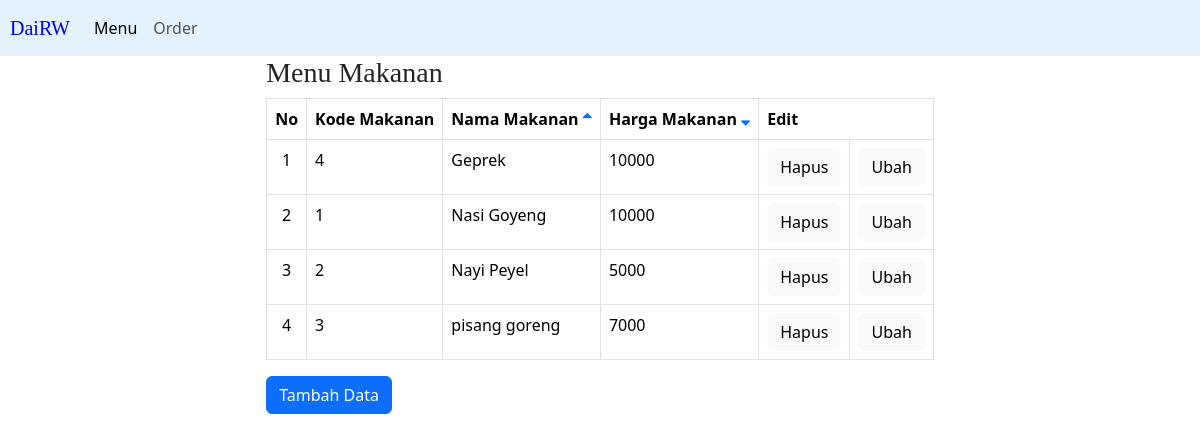
Page /menu.php?sort=ascM on the committed database.
### tables this page shows
CREATE TABLE `menu` (
  `id_makanan` int(30) NOT NULL,
  `nama_makanan` varchar(30) NOT NULL,
  `harga` int(10) NOT NULL
);

### menu.php (the view, shortened to what this page needs)
<?php
include "koneksi.inc";
$data = mysqli_query($koneksi,"SELECT * FROM menu");
$sort_by_desc = mysqli_query($koneksi, "SELECT * FROM menu ORDER BY nama_makanan DESC");
$sort_by_asc = mysqli_query($koneksi, "SELECT * FROM menu ORDER BY nama_makanan");
$sort_harga_asc = mysqli_query($koneksi, "SELECT * FROM menu ORDER BY harga");
$sort_harga_desc = mysqli_query($koneksi, "SELECT * FROM menu ORDER BY harga DESC");
if(isset($_GET['sort'])){
	$data_sort = $_GET;
	if($data_sort['sort'] == 'ascM'){
		$sort = $sort_by_asc;
	} elseif($data_sort['sort'] == 'descM'){
		$sort = $sort_by_desc;
	} elseif($data_sort['sort'] == 'ascH'){
		$sort = $sort_harga_asc;
	} elseif($data_sort['sort'] == 'descH'){
		$sort = $sort_harga_desc;
	}
} else{
	$sort = $data;
}
?>
<!DOCTYPE html>
<html lang="en">
<head>
	<link rel="stylesheet" href="https://cdnjs.cloudflare.com/ajax/libs/font-awesome/4.7.0/css/font-awesome.min.css">
	<link href="https://cdn.jsdelivr.net/npm/bootstrap@5.3.2/dist/css/bootstrap.min.css" rel="stylesheet">
</head>
<body>
	<nav class="navbar navbar-expand-lg navbar-light" style="background-color: #e3f2fd;">
		<a class="navbar-brand" href="index.php" style="margin-left: 10px; font-family: cursive; color: blue;">DaiRW</a>
  		<div class="collapse navbar-collapse" id="navbarNavAltMarkup">
    		<div class="navbar-nav">
		      <a class="nav-item nav-link active" href="#">Menu</a>
		      <a class="nav-item nav-link" href="order.php">Order</a>
    		</div>
		</div>
	</nav>
	<div class="container">
		<div class="row justify-content-center">
			<div class="col-md-auto">
				<h3 style="font-family: Cursive;">Menu Makanan</h3>
				<table class="table table-bordered">
				    <tr>
				        <th>No</th>
				        <th>Kode Makanan</th>
				        <th>Nama Makanan
							<?php if(!isset($data_sort['sort']) || $data_sort['sort'] == 'ascM'): ?>
								<a href='menu.php?sort=descM'><i class="fa fa-sort-asc"></i></a>
							<?php else: ?>
								<a href='menu.php?sort=ascM'><i class="fa fa-sort-desc"></i></a>
							<?php endif; ?>
						</th>
				        <th>Harga Makanan
				        	<?php if(!isset($data_sort['sort']) || $data_sort['sort'] == 'ascH'): ?>
								<a href='menu.php?sort=descH'><i class="fa fa-sort-asc"></i></a>
							<?php else: ?>
								<a href='menu.php?sort=ascH'><i class="fa fa-sort-desc"></i></a>
							<?php endif; ?>
				        </th>
				        <th colspan=2>Edit</th>
				    </tr>
				    <?php
				    $no = 1;
				    while ($tampil = mysqli_fetch_array($sort)){
				        echo "
				        <tr>
				            <td align='center'>$no</td>
				            <td>$tampil[id_makanan]</td>
				            <td>$tampil[nama_makanan]</td>
				            <td>$tampil[harga]</td>
				            <td><a class='btn btn-light' href='?kode=$tampil[id_makanan]'>Hapus</a></td>
				            <td><a class='btn btn-light' href='editData.php?kode=$tampil[id_makanan]'>Ubah</a></td>
				        </tr>";
				        $no++;
				    }
				    ?>
				</table>
				<a class="btn btn-primary" href="insertData.php">Tambah Data</a>
			</div>
		</div>
	</div>
</body>
</html>

### rows in the picture
menu: id_makanan "4", nama_makanan "Geprek", harga "10000"
menu: id_makanan "1", nama_makanan "Nasi Goyeng", harga "10000"
menu: id_makanan "2", nama_makanan "Nayi Peyel", harga "5000"
menu: id_makanan "3", nama_makanan "pisang goreng", harga "7000"
